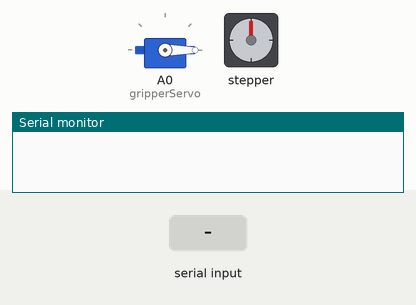
Bench run of a sketch on a simulated Arduino Uno, built with avr-gcc and run on an emulated ATmega328P. Parts: servo, stepper motor, the last lines printed to the serial monitor. The inputs (shaded band) are chosen by the test bench. Stepper angles assume 200 steps per turn.

Above: at 1.2 s.
1.3 s: "90,45,200\n" received over Serial
At 7.8 s:
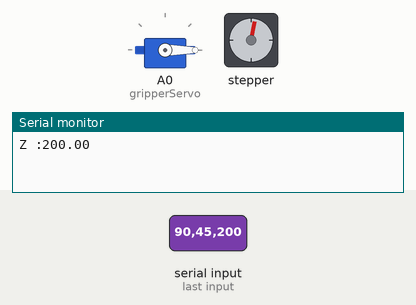
At 14.55 s:
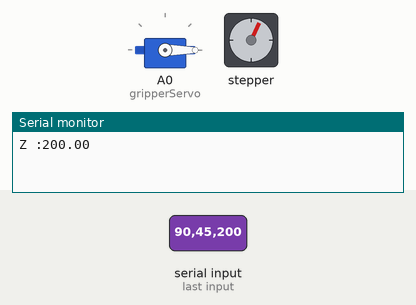
Timing chart, 0 to 14.8 s (numbered marks = the images above; inputs shaded):
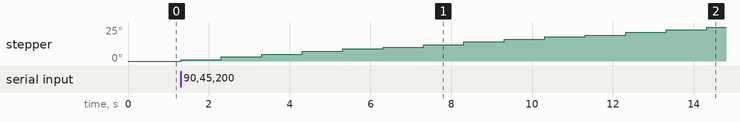

The sketch:

Attempt_1.ino
```cpp
// #FORWARD KINEMATICS
#include <AccelStepper.h>
#include <Servo.h>
#include <math.h>

#include "homing.h"
#include "forward.h"
#include "inverse.h"

#define LIMIT_SWITCH_PIN1 10
#define LIMIT_SWITCH_PIN2 9
#define LIMIT_SWITCH_PIN3 11
#define LIMIT_SWITCH_PIN4 A3

// Define the stepper motors and the pins the will use
// AccelStepper stepperJ1(1, 3, 6);  // (Type:driver, STEP, DIR)
// AccelStepper stepperJ2(1, 4, 7);
// AccelStepper stepperJ3(1, 2, 5);
// AccelStepper stepperJ4(1, 12, 13);

Servo gripperServo;

// double x = 10.0;
// double y = 10.0;
// double L1 = 228;    // L1 = 228mm
// double L2 = 136.5;  // L2 = 136.5mm
// double theta1, theta2, phi, z;

int stepperJ1Position, stepperJ2Position, stepperJ3Position, stepper4Position;

double x = 10.0;
double y = 10.0;

// const float theta1AngleToSteps = 44.444444;
// const float theta2AngleToSteps = 35.555555;
// const float phiAngleToSteps = 10;
// const float zDistanceToSteps = 100;

void homing() {
  homeJ4();
  homeJ2();
  homeJ3();
  homeJ1();
}


void setup() {
  Serial.begin(9600);
  gripperServo.attach(A0, 600, 2500);
  gripperServo.write(0);           // tell servo to go to position in variable 'pos'
  // homing();
}

void loop() {
  // Wait for input from the user

  if (Serial.available() > 0) {
    // Read the input from the user
    String input = Serial.readStringUntil('\n');


    // Parse the input into x, y, and z coordinates
    int comma1 = input.indexOf(",");
    int comma2 = input.indexOf(",", comma1 + 1);
    int comma3 = input.indexOf(",", comma2 + 1);
    int comma4 = input.indexOf(",", comma3 + 1);
    theta1 = input.substring(0, comma1).toFloat();           //Reads the first value entered in the string WHICH IS THETA 1
    theta2 = input.substring(comma1 + 1, comma2).toFloat();  //Reads the second value entered after the first comma WHICH IS THETA2
    float Z = input.substring(comma2 + 1).toFloat();         //Reads next value after the 2nd comma WHICH IS Z AXIS
    int serAngle = input.substring(comma3 + 1).toFloat();    //Reads next value after the 3rd comma


    // forwardKinematics();
    inverseKinematics(x, y);

    stepperJ1.setSpeed(4000);
    stepperJ2.setSpeed(4000);
    stepperJ3.setSpeed(4000);
    stepperJ1.setAcceleration(2000);
    stepperJ2.setAcceleration(2000);
    stepperJ3.setAcceleration(2000);

    //writing position to the steppers
    stepperJ1Position = theta1 * theta1AngleToSteps;
    stepperJ2Position = theta2 * theta2AngleToSteps;
    stepperJ3Position = Z * zDistanceToSteps;

    // Serial.print("stepperJ1 steps taken :");
    // Serial.println(stepperJ1Position);
    // Serial.print("stepperJ2 steps taken :");
    // Serial.println(stepperJ2Position);
    // Serial.print("stepperJ3 steps taken :");
    // Serial.println(stepperJ3Position);
    // Serial.print("Gripper position :");
    // Serial.println(serAngle);

    Serial.print("Z :");
    Serial.println(Z);

    stepperJ1.moveTo(stepperJ1Position);
    stepperJ2.moveTo(stepperJ2Position);
    stepperJ3.moveTo(stepperJ3Position);

    if (serAngle == 0) {
    // in steps of 1 degree
      gripperServo.write(0);              // tell servo to go to position in variable 'pos'
      delay(15);
      Serial.println("End Effector Closed");

    }
    else if (serAngle == 1) {
      gripperServo.write(90);              // tell servo to go to position in variable 'pos'
      delay(15);
      Serial.println("End Effector Open");

    }

    while (stepperJ1.currentPosition() != stepperJ1Position || stepperJ2.currentPosition() != stepperJ2Position || stepperJ3.currentPosition() != stepperJ3Position) {
      stepperJ1.run();
      stepperJ2.run();
      stepperJ3.run();
    }
    delay(100);
  }
}
```

forward.h
```cpp
double L1 = 228;    // L1 = 228mm
double L2 = 136.5;  // L2 = 136.5mm
double theta1, theta2, phi, z;

const float theta1AngleToSteps = 44.444444;
const float theta2AngleToSteps = 35.555555;
const float phiAngleToSteps = 10;
const float zDistanceToSteps = 100;

void forwardKinematics() {
  float theta1F = theta1 * PI / 180;  // degrees to radians
  float theta2F = theta2 * PI / 180;
  int xP = round(L1 * cos(theta1F) + L2 * cos(theta1F + theta2F));  //For finding EE co-ordinates
  int yP = round(L1 * sin(theta1F) + L2 * sin(theta1F + theta2F));
  Serial.print("X :");
  Serial.println(xP);
  Serial.print("Y :");
  Serial.println(yP);
}
```

homing.h
```cpp
#include <AccelStepper.h>
#include <Servo.h>
#include <math.h>

#define LIMIT_SWITCH_PIN1 10
#define LIMIT_SWITCH_PIN2 9
#define LIMIT_SWITCH_PIN3 11
#define LIMIT_SWITCH_PIN4 A3

// Define the stepper motors and the pins the will use
AccelStepper stepperJ1(1, 3, 6);  // (Type:driver, STEP, DIR)
AccelStepper stepperJ2(1, 4, 7);
AccelStepper stepperJ3(1, 2, 5);
AccelStepper stepperJ4(1, 12, 13);

void homeJ3() {
  pinMode(LIMIT_SWITCH_PIN3, INPUT_PULLUP);

  stepperJ3.setMaxSpeed(5000);
  stepperJ3.setAcceleration(1000);
  stepperJ3.setSpeed(1500);

  while (digitalRead(LIMIT_SWITCH_PIN3) == LOW) {
    stepperJ3.runSpeed();
    if (digitalRead(LIMIT_SWITCH_PIN3) == HIGH) break;
  }

  stepperJ3.setSpeed(-1000);
  stepperJ3.move(-8000);

  while (stepperJ3.distanceToGo() != 0) {
    stepperJ3.runToPosition();
  }
  // stepperJ3.runToPosition();
  stepperJ3.setCurrentPosition(0);
}

void homeJ1() {
 //to maintain balance
  pinMode(LIMIT_SWITCH_PIN2, INPUT_PULLUP);
  stepperJ2.setMaxSpeed(5000);
  stepperJ2.setSpeed(1500);
  stepperJ2.moveTo(-4250);
  while (stepperJ2.distanceToGo() != 0) {
    stepperJ2.runToPosition();
  }

  pinMode(LIMIT_SWITCH_PIN1, INPUT_PULLUP);

  stepperJ1.setMaxSpeed(5000);
  stepperJ1.setAcceleration(2000);
  stepperJ1.setSpeed(1500);

  while (digitalRead(LIMIT_SWITCH_PIN1) == LOW) {
    stepperJ1.runSpeed();
    if (digitalRead(LIMIT_SWITCH_PIN1) == HIGH) break;
  }

  stepperJ1.setSpeed(-3000);
  stepperJ1.move(-8000);

  while (stepperJ1.distanceToGo() != 0) {
    stepperJ1.runToPosition();
    stepperJ1.setCurrentPosition(0);
  }

 //back to original position
  stepperJ2.setMaxSpeed(5000);
  stepperJ2.setSpeed(1500);
  stepperJ2.moveTo(0);
  while (stepperJ2.distanceToGo() != 0) {
    stepperJ2.runToPosition();
  }
}

void homeJ2() {
  pinMode(LIMIT_SWITCH_PIN2, INPUT_PULLUP);

  stepperJ2.setMaxSpeed(5000);
  stepperJ2.setAcceleration(2000);
  stepperJ2.setSpeed(1500);

  while (digitalRead(LIMIT_SWITCH_PIN2) == LOW) {
    stepperJ2.runSpeed();
    if (digitalRead(LIMIT_SWITCH_PIN2) == HIGH) break;
  }

  stepperJ2.setSpeed(-3000);
  stepperJ2.move(-5500);

  while (stepperJ2.distanceToGo() != 0) {
    stepperJ2.runToPosition();
    stepperJ2.setCurrentPosition(0);
  }

}

void homeJ4() {
  pinMode(LIMIT_SWITCH_PIN4, INPUT_PULLUP);

  stepperJ4.setMaxSpeed(5000);
  stepperJ4.setAcceleration(1000);
  stepperJ4.setSpeed(1500);

  while (digitalRead(LIMIT_SWITCH_PIN4) == LOW) {
    stepperJ4.runSpeed();
    if (digitalRead(LIMIT_SWITCH_PIN4) == HIGH) break;
  }

  stepperJ4.setSpeed(-3000);
  stepperJ4.move(-1500);

  while (stepperJ4.distanceToGo() != 0) {
    stepperJ4.runToPosition();
    stepperJ4.setCurrentPosition(0);
  }
}
```

inverse.h
```cpp
// double x = 10.0;
// double y = 10.0;
// double L1 = 228; // L1 = 228mm
// double L2 = 136.5; // L2 = 136.5mm
// double theta1, theta2, phi, z;


// const float theta1AngleToSteps = 44.444444;
// const float theta2AngleToSteps = 35.555555;
// const float phiAngleToSteps = 10;
// const float zDistanceToSteps = 100;


// INVERSE KINEMATICS
void inverseKinematics(double x, double y) {
  theta2 = acos((sq(x) + sq(y) - sq(L1) - sq(L2)) / (2 * L1 * L2));
  if (x < 0 && y < 0) {
    theta2 = (1) * theta2;
  }

  // theta1 = atan(x / y) - atan((L2 * sin(theta2)) / (L1 + L2 * cos(theta2)));
  theta1 = atan(y / x) - atan((L2 * sin(theta2)) / (L1 + L2 * cos(theta2)));
  theta2 = (-1) * theta2 * 180 / PI;
  theta1 = theta1 * 180 / PI;

 // Angles adjustment depending in which quadrant the final tool coordinate x,y is
  if (x >= 0 && y >= 0) {       // 1st quadrant
    theta1 = 90 - theta1;
  }
  else if (x < 0 && y > 0) {       // 2nd quadrant
    theta1 = 90 - theta1;
  }
  else if (x < 0 && y < 0) {       // 3d quadrant
    theta1 = 270 - theta1;
    phi = 270 - theta1 - theta2;
    phi = (-1) * phi;
  }
  else if (x > 0 && y < 0) {       // 4th quadrant
    theta1 = -90 - theta1;
  }
  else if (x < 0 && y == 0) {
    theta1 = 270 + theta1;
  }

  // Calculate "phi" angle so gripper is parallel to the X axis
  phi = 90 + theta1 + theta2;
  phi = (-1) * phi;

  // Angle adjustment depending in which quadrant the final tool coordinate x,y is
  if (x < 0 && y < 0) {       // 3d quadrant
    phi = 270 - theta1 - theta2;
  }
  if (abs(phi) > 165) {
    phi = 180 + phi;
  }

  theta1=round(theta1);
  theta2=round(theta2);
  phi=round(phi);//The third angle which I call “phi” is be used for setting the orientation of the gripper.

}
```
